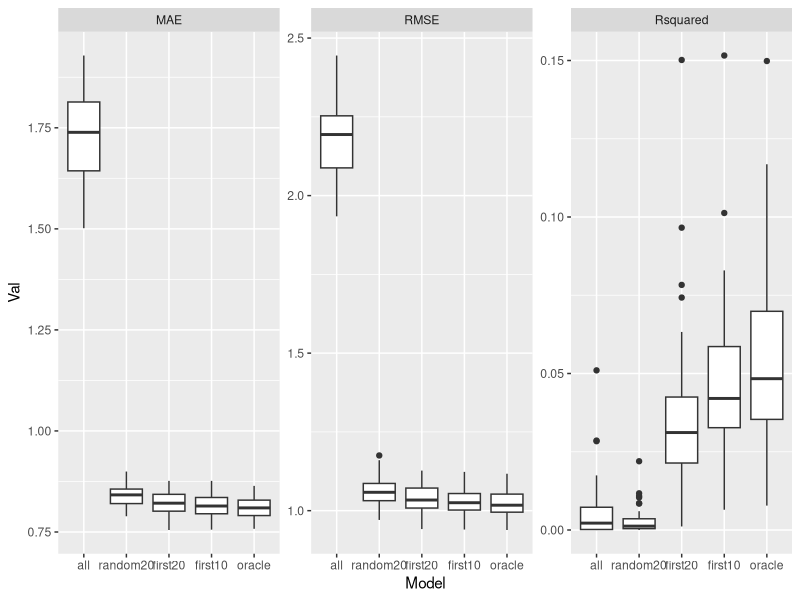

The R script that drew this image:
## ---- chunk 1
knitr::opts_chunk$set(echo = FALSE)
library(tidyr)
library(caret)
## ---- chunk 2

set.seed(123)
p <- 600
n <- 1000
## Randomly generate matrix of independent predictors
X <- matrix(rnorm(n*p), nrow = n, ncol = p)
## Only first two variables have true effects
beta <- c(.2,-.2,rep(0,p-2))
## Generate y from the true model
y <- X %*% beta + rnorm(n,mean = 0, sd = 1)
## Fit a linear regression model to the data
lm.fit <- lm(y ~ X)
## See which variables are significant
lm.summary <- summary(lm.fit)
names(which(lm.summary$coefficients[,4] < 0.05))
sum(lm.summary$coefficients[,4] < 0.05)
## ---- chunk 3
## Using the previous model, adjust alpha to 0.05/p
names(which(lm.summary$coefficients[,4] < 0.05/600))
sum(lm.summary$coefficients[,4] < 0.05/600)
## ---- chunk 4
# Setup fit control
fit.control <- trainControl(method = "repeatedcv", number = 5, repeats = 10)

# Formulas for models using first 10, 20 predictors
mod10 <- formula(y ~ X1 + X2 + X3 + X4 + X5 + X6 + X7 + X8 + X9 + X10)
mod20 <- formula(y ~ X1 + X2 + X3 + X4 + X5 + X6 + X7 + X8 + X9 + X10 + X11 + X12 + X13 + X14 + X15 + X16 + X17 + X18 + X19 + X20)

# How about a 20 randomly chosen predictors?
set.seed(123)
modrand20 <- as.formula(paste0("y ~ ", paste0("X", sample(1:600,size = 20), collapse = " + ")))

# Four different linear models
set.seed(123)
fit.all <- train(y ~ ., data = data.frame(y = y, X), trControl = fit.control, method = "lm")
set.seed(123)
fit.random20 <- train(modrand20, data = data.frame(y = y, X), trControl = fit.control, method = "lm")
set.seed(123)
fit.first20 <- train(mod20, data = data.frame(y = y, X), trControl = fit.control, method = "lm")
set.seed(123)
fit.first10 <- train(mod10, data = data.frame(y = y, X), trControl = fit.control, method = "lm")
set.seed(123)
fit.oracle <- train(y ~ X1 + X2, data = data.frame(y = y, X), trControl = fit.control, method = "lm")

# Compare their cv-estimated performance
resamps <- resamples(list(all = fit.all, random20 = fit.random20, first20 = fit.first20,  first10 = fit.first10, oracle = fit.oracle))

## Process the resamples results for visualization
resamps2 <- gather(resamps$values, key = "Var", value = "Val", 2:ncol(resamps$values))
resamps2 <- separate(resamps2, col = "Var", into = c("Model", "Metric"), sep = "~")
resamps2$Model <- factor(resamps2$Model, levels = c("all", "random20", "first20", "first10", "oracle"))

## The logistic regression model (LREG) has the best AUC, but it's sensitivity isn't good...
ggplot(resamps2, aes(x = Model, y = Val)) + geom_boxplot() + facet_wrap(~ Metric, scales = "free")
